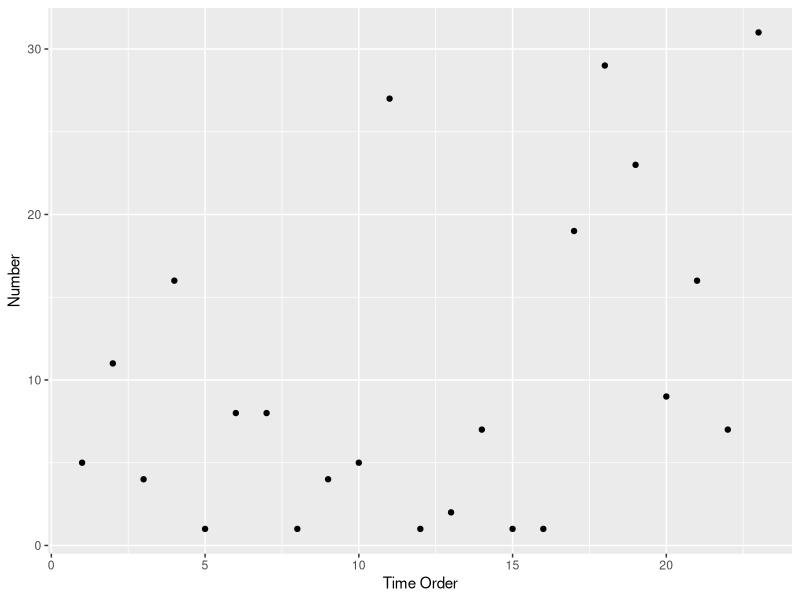
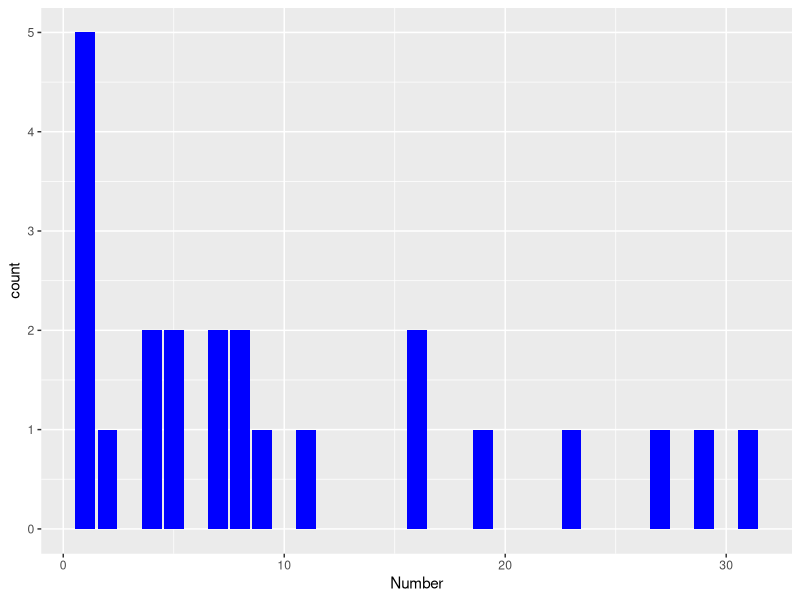

Here is the R script that generated these plots, in order:
## ---- chunk 1
library(ggplot2)
## ---- chunk 2
seattleofficeDF <- read.csv("seattleoffice.csv", header=TRUE, stringsAsFactors = FALSE)
# seattleofficeDF <- read.csv("seattleoffice_with_names.csv", header=TRUE, stringsAsFactors = FALSE)
## ---- chunk 3
plt01 <- ggplot(data=seattleofficeDF, aes(x=1:nrow(seattleofficeDF), y=Number))
plt01 + geom_point() + xlab("Time Order")
## ---- chunk 4
plt02 <- ggplot(data=seattleofficeDF, aes(x=Number))
plt02 + geom_bar(binwidth=1, fill="blue")
## ---- chunk 5
tabNumber <- table(seattleofficeDF$Number)
if(!any(tabNumber == 1)) {
  cat("No winner since there is no unique number\n")
} else {
  winNumber <- as.numeric(names(tabNumber[tabNumber == 1][1]))
  winName <- seattleofficeDF$Name[seattleofficeDF$Number == winNumber]
  cat("Winner: ", winName, "Number:", winNumber, "\n")
}
## ---- chunk 6
as.numeric(names(tabNumber[tabNumber == 1]))
